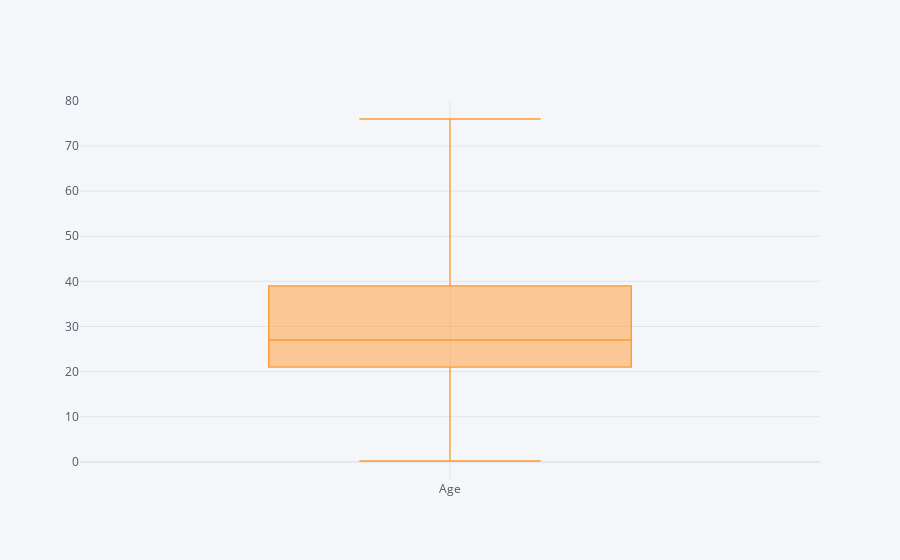

The code cell stored with this chart in its notebook:
### Code cell
test['Age'].iplot(kind='box')

### Figure 1 — Plotly figure (JSON) as saved in the notebook; plotly's stock layout.template omitted (floating-point values rounded to 4 significant figures; data arrays with more than 128 entries replaced by an {"elided": "..."} marker saying what was removed)
{"data": [{"boxpoints": false, "line": {"width": 1.3}, "marker": {"color": "rgba(255, 153, 51, 1.0)"}, "name": "Age", "orientation": "v", "type": "box", "y": {"elided": "418 float values"}}], "layout": {"legend": {"bgcolor": "#F5F6F9", "font": {"color": "#4D5663"}}, "paper_bgcolor": "#F5F6F9", "plot_bgcolor": "#F5F6F9", "title": {"font": {"color": "#4D5663"}}, "xaxis": {"gridcolor": "#E1E5ED", "showgrid": true, "tickfont": {"color": "#4D5663"}, "title": {"font": {"color": "#4D5663"}, "text": ""}, "zerolinecolor": "#E1E5ED"}, "yaxis": {"gridcolor": "#E1E5ED", "showgrid": true, "tickfont": {"color": "#4D5663"}, "title": {"font": {"color": "#4D5663"}, "text": ""}, "zerolinecolor": "#E1E5ED"}}}
